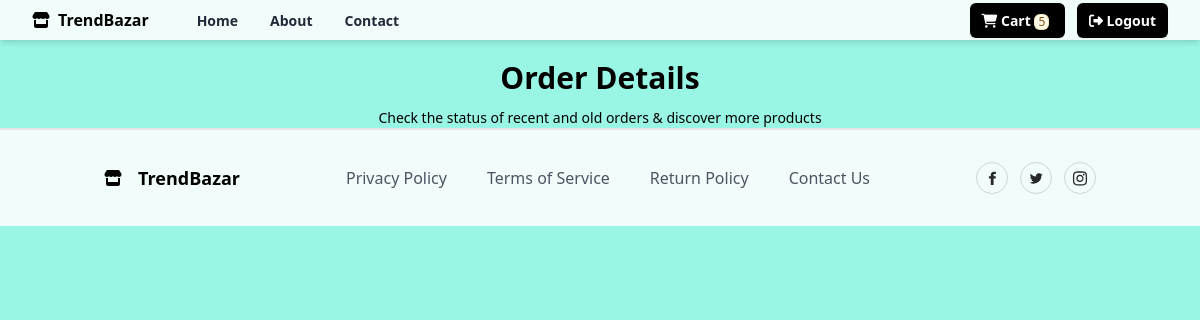
Before: /orders/all/ (signed in) with the older database file.
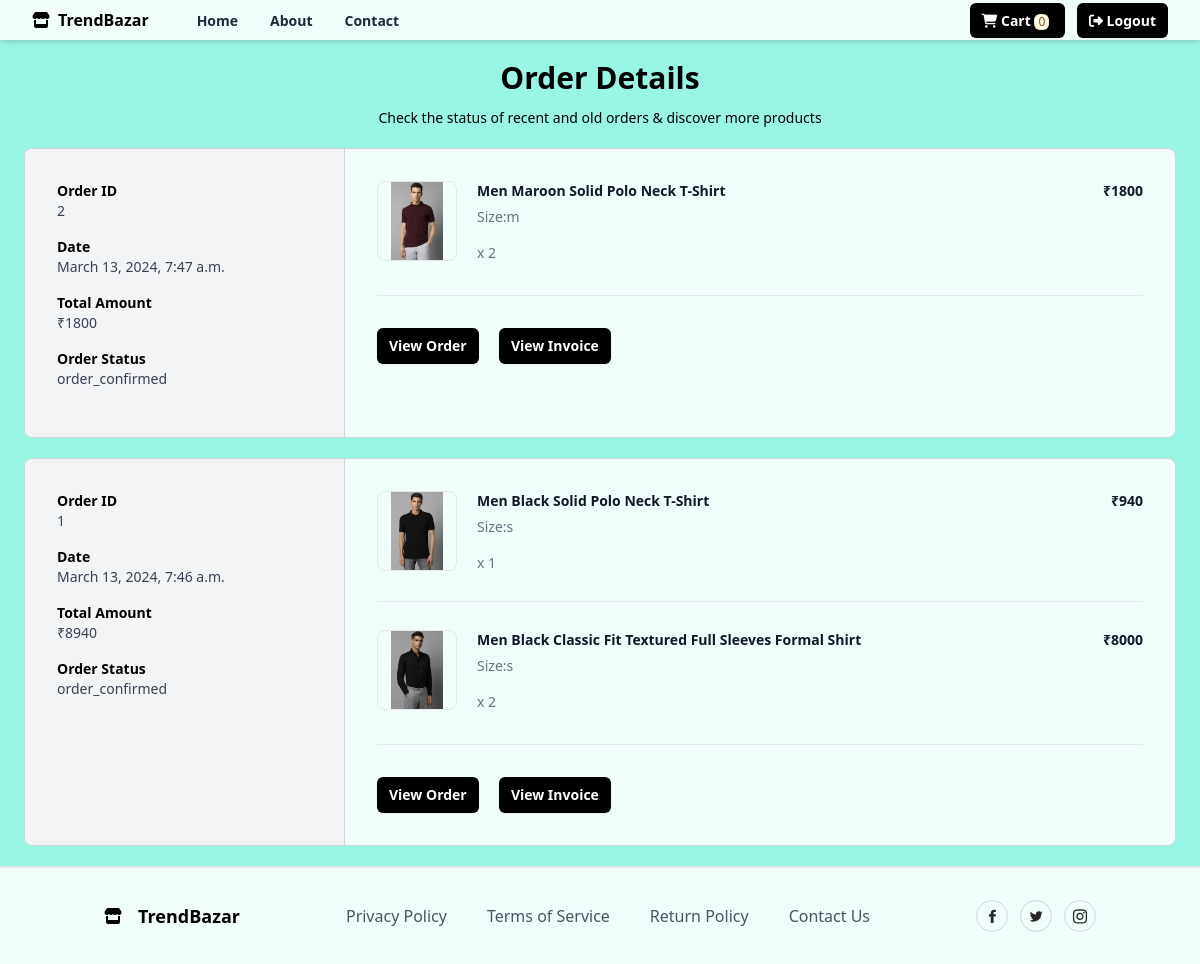
After: the same page with the newer database file.
### store/models.py (models this page shows, shortened)
class Order(models.Model):
    user_object = models.ForeignKey(User, on_delete=models.CASCADE, related_name='myorders')
    basket_item_objects = models.ManyToManyField(BasketItem)
    delivery_address = models.CharField(max_length=250)
    phone = models.CharField(max_length=12)
    email = models.CharField(max_length=100)
    pay_options = (
        ('online', 'online'),
        ('cod', 'cod')
    )
    payment_mode = models.CharField(max_length=100, choices=pay_options, default='cod')
    order_id = models.CharField(max_length=200, null=True)
    is_paid = models.BooleanField(default=False)
    order_status = (
        ('order_confirmed', 'Order confirmed'),
        ('dispatched', 'Dispatched'),
        ('in_transit', 'In transit'),
        ('delivered', 'Delivered'),
        ('cancelled', 'Cancelled'),
    )
    status = models.CharField(max_length=200, choices=order_status, default='order_confirmed')
    created_date = models.DateTimeField(auto_now_add=True)
    updated_date = models.DateTimeField(auto_now=True)
    is_active = models.BooleanField(default=True)
    @property
    def order_total(self):
        basket_items = self.basket_item_objects.all()
        total = 0
        for bi in basket_items:
            total += bi.item_total
        return total

class BasketItem(models.Model):
    basket_object = models.ForeignKey(Basket, on_delete=models.CASCADE, related_name='cartitems')
    product_object = models.ForeignKey(Product, on_delete=models.CASCADE)
    size_object = models.ForeignKey(Size, on_delete=models.CASCADE)
    quantity = models.PositiveIntegerField(default=1)
    created_date = models.DateTimeField(auto_now_add=True)
    updated_date = models.DateTimeField(auto_now=True)
    is_active = models.BooleanField(default=True)
    is_order_placed = models.BooleanField(default=False)
    @property
    def item_total(self):
        return self.product_object.price * self.quantity

class Product(models.Model):
    title = models.CharField(max_length=200)
    description = models.TextField(null=True, blank=True)
    size_object = models.ManyToManyField(Size, null=True)
    category_object = models.ForeignKey(Category, on_delete=models.CASCADE)
    brand_object = models.ForeignKey(Brand, on_delete=models.CASCADE)
    image = models.ImageField(upload_to='product_images', null=True, blank=True, default='product_images/default.jpg')
    price = models.PositiveIntegerField()
    created_date = models.DateTimeField(auto_now_add=True)
    updated_date = models.DateTimeField(auto_now=True)
    is_active = models.BooleanField(default=True)

class Size(models.Model):
    name = models.CharField(max_length=100, unique=True)
    created_date = models.DateTimeField(auto_now_add=True)
    updated_date = models.DateTimeField(auto_now=True)
    is_active = models.BooleanField(default=True)
    def __str__(self):
        return self.name

### store/views.py (the view)
# urls.py: path('orders/all/', views.MyOrdersView.as_view(), name='orders'),
@method_decorator([signin_required, never_cache], name='dispatch')
class MyOrdersView(View):
    def get(self, request, *args, **kwargs):
        qs = Order.objects.filter(user_object=request.user).exclude(status="cancelled").order_by("-id")
        return render(request, 'myorder.html', {'data': qs})

### store/context_processors.py (called while the page is built)
def demo(request):
    return {'msg': 'Hello coder'}

def cart_count(request):
    count = 0
    if request.user.is_authenticated:
        if request.user.cart.get_cart_items.count() > 0:
            data = request.user.cart.cartitems.filter(is_order_placed=False).values_list('quantity').aggregate(total=Sum('quantity'))
            count = data.get('total')
    return {'item_count': count}

### store/models.py (called while the page is built)
    @property
    def get_cart_items(self):
        qs = self.cartitems.filter(is_order_placed=False)
        return qs

### store/templates/myorder.html (shortened to what this page needs)
{%extends 'base.html'%}
{%block body_block%}
<div class="text-center mt-5">
  <h2 class="text-3xl font-bold">Order Details</h2>
  <div class="mt-3 text-sm">
    Check the status of recent and old orders &amp; discover more products
  </div>
</div>
{%for o in data%}
<div class="mx-auto max-w-6xl px-2 md:px-0 my-5">
    <div class="flex flex-col overflow-hidden rounded-lg border border-gray-300 md:flex-row bg-teal-50">
      <div class="w-full border-r border-gray-300 bg-gray-100 md:max-w-xs">
        <div class="p-8">
          <div class="grid grid-cols-2 sm:grid-cols-4 md:grid-cols-1">
            <div class="mb-4">
              <div class="text-sm font-semibold">Order ID</div>
              <div class="text-sm font-medium text-gray-700">{{o.id}}</div>
            </div>
            <div class="mb-4">
              <div class="text-sm font-semibold">Date</div>
              <div class="text-sm font-medium text-gray-700">{{o.created_date}}</div>
            </div>
            <div class="mb-4">
              <div class="text-sm font-semibold">Total Amount</div>
              <div class="text-sm font-medium text-gray-700">₹{{o.order_total}}</div>
            </div>
            <div class="mb-4">
              <div class="text-sm font-semibold">Order Status</div>
              <div class="text-sm font-medium text-gray-700">{{o.status}}</div>
            </div>
          </div>
        </div>
      </div>
      <div class="flex-1">
        <div class="p-8">
          <ul class="-my-7 divide-y divide-gray-200">
                {%for oi in  o.basket_item_objects.all%}
                <li class="flex flex-col justify-between space-x-5 py-7 md:flex-row">
                    <div class="flex flex-1 items-stretch">
                      <div class="flex-shrink-0">
                        <img
                          class="h-20 w-20 rounded-lg border border-gray-200 object-contain"
                          src="{{oi.product_object.image.url}}"
                          alt="https://static.nike.com/a/images/c_limit,w_592,f_auto/t_product_v1/54a510de-a406-41b2-8d62-7f8c587c9a7e/air-force-1-07-lv8-shoes-9KwrSk.png"
                        />
                      </div>
                      <div class="ml-5 flex flex-col justify-between">
                        <div class="flex-1">
                          <p class="text-sm font-bold text-gray-900">
                            {{oi.product_object.title}}
                          </p>
                          <p class="mt-1.5 text-sm font-medium text-gray-500">Size:{{oi.size_object}}</p>
                        </div>
                        <p class="mt-4 text-sm font-medium text-gray-500">x {{oi.quantity}}</p>
                      </div>
                    </div>
                    <div class="ml-auto flex flex-col items-end justify-between">
                      <p class="text-right text-sm font-bold text-gray-900">₹{{oi.item_total}}</p>
                    </div>
                  </li>
                {%endfor%}
          </ul>
          <hr class="my-8 border-t border-t-gray-200" />
          <div class="space-x-4">
            <button
              type="button"
              class="rounded-md bg-black px-3 py-2 text-sm font-semibold text-white shadow-sm hover:bg-black/80 focus-visible:outline focus-visible:outline-2 focus-visible:outline-offset-2 focus-visible:outline-black"
            >
              View Order
            </button>
            <button
              type="button"
              class="rounded-md bg-black px-3 py-2 text-sm font-semibold text-white shadow-sm hover:bg-black/80 focus-visible:outline focus-visible:outline-2 focus-visible:outline-offset-2 focus-visible:outline-black"
            >
              View Invoice
            </button>
          </div>
        </div>
      </div>
    </div>
  </div>
{%endfor%}
{%endblock%}

### store/templates/base.html (shortened to what this page needs)
<!DOCTYPE html>
{% load static %}
<html lang="en">
<head>
    <script src="https://cdn.tailwindcss.com"></script>
    <link rel="stylesheet" href="https://cdnjs.cloudflare.com/ajax/libs/font-awesome/6.5.1/css/all.min.css" />
    <link rel="stylesheet" href="{% static 'css/base.css' %}">
</head>
<body class="bg-teal-200">
    <div class="relative w-full bg-teal-50 shadow-md">
        <div class="mx-auto flex max-w-7xl items-center justify-between px-4 py-2 sm:px-6 lg:px-8">
          <div class="inline-flex items-center space-x-2">
            <span>
              <i class="fa-solid fa-store"></i>
            </span>
            <span class="font-bold">TrendBazar</span>
          </div>
          <div class="hidden grow items-start lg:flex">
            <ul class="ml-12 inline-flex space-x-8">
              <li>
                <a
                  href="{% url 'home' %}"
                  class="text-sm font-semibold text-gray-800 hover:text-gray-900"
                >
                  Home
                </a>
              </li>
              <li>
                <a
                  href="#"
                  class="text-sm font-semibold text-gray-800 hover:text-gray-900"
                >
                  About
                </a>
              </li>
              <li>
                <a
                  href="#"
                  class="text-sm font-semibold text-gray-800 hover:text-gray-900"
                >
                  Contact
                </a>
              </li>
            </ul>
          </div>
          <div class="hidden lg:block">
            <a
              href="{% url 'cart-list' %}"
              class="me-3 rounded-md bg-black px-3 py-2 text-sm font-semibold text-white shadow-sm hover:bg-black/80 focus-visible:outline focus-visible:outline-2 focus-visible:outline-offset-2 focus-visible:outline-black"
            >
            <i class="fa-solid fa-cart-shopping"></i> Cart
              <span class="ml-7px inline-flex items-center rounded-md bg-yellow-50 px-1 text-xs font-medium text-yellow-800 ring-1 ring-inset ring-yellow-600/20">{{item_count}}</span>
            </a>
            <a
            href="{% url 'signout' %}"
            class="rounded-md bg-black px-3 py-2 text-sm font-semibold text-white shadow-sm hover:bg-black/80 focus-visible:outline focus-visible:outline-2 focus-visible:outline-offset-2 focus-visible:outline-black"
            >
            <i class="fa-solid fa-right-from-bracket"></i> Logout
            </a>
          </div>
        </div>
    </div>
    {% block body_block %} {% endblock %}
    <section class="footer-section overflow-hidden bg-teal-50 py-8 border-t-2 ">
        <div class="container relative z-10 mx-auto px-4 ">
          <div class="-m-8 flex flex-wrap items-center justify-between ">
            <div class="w-auto p-8">
              <a href="#">
                <div class="inline-flex items-center">
                  <i class="fa-solid fa-store"></i>
                  <span class="ml-4 text-lg font-bold">TrendBazar</span>
                </div>
              </a>
            </div>
            <div class="w-auto p-8">
              <ul class="-m-5 flex flex-wrap items-center">
                <li class="p-5">
                  <a class="font-medium text-gray-600 hover:text-gray-700" href="#">
                    Privacy Policy
                  </a>
                </li>
                <li class="p-5">
                  <a class="font-medium text-gray-600 hover:text-gray-700" href="#">
                    Terms of Service
                  </a>
                </li>
                <li class="p-5">
                  <a class="font-medium text-gray-600 hover:text-gray-700" href="#">
                    Return Policy
                  </a>
                </li>
                <li class="p-5">
                  <a class="font-medium text-gray-600 hover:text-gray-700" href="#">
                    Contact Us
                  </a>
                </li>
              </ul>
            </div>
            <div class="w-auto p-8">
              <div class="-m-1.5 flex flex-wrap">
                <div class="w-auto p-1.5">
                  <a href="#">
                    <div class="flex h-8 w-8 items-center justify-center rounded-full border border-gray-300 hover:border-gray-400">
                    </div>
                  </a>
                </div>
                <div class="w-auto p-1.5">
                  <a href="#">
                    <div class="flex h-8 w-8 items-center justify-center rounded-full border border-gray-300 hover:border-gray-400">
                    </div>
                  </a>
                </div>
                <div class="w-auto p-1.5">
                  <a href="#">
                    <div class="flex h-8 w-8 items-center justify-center rounded-full border border-gray-300 hover:border-gray-400">
                    </div>
                  </a>
                </div>
              </div>
            </div>
          </div>
        </div>
    </section>
</body>
</html>

Changed rows visible on the page:
added Order: id "2", created_date "March 13, 2024, 7:47 a.m.", order_total "1800", status "order_confirmed"
added BasketItem: product_object.image (picture), product_object "Men Maroon Solid Polo Neck T-Shirt", size_object "m", quantity "2", item_total "1800"
added Order: id "1", created_date "March 13, 2024, 7:46 a.m.", order_total "8940", status "order_confirmed"
added BasketItem: product_object.image (picture), product_object "Men Black Solid Polo Neck T-Shirt", size_object "s", quantity "1", item_total "940"
added BasketItem: product_object.image (picture), product_object "Men Black Classic Fit Textured Full Sleeves Formal Shirt", size_object "s", quantity "2", item_total "8000", shown under "1"
Other visible differences:
{{ item_count }}: "5" → "0"
